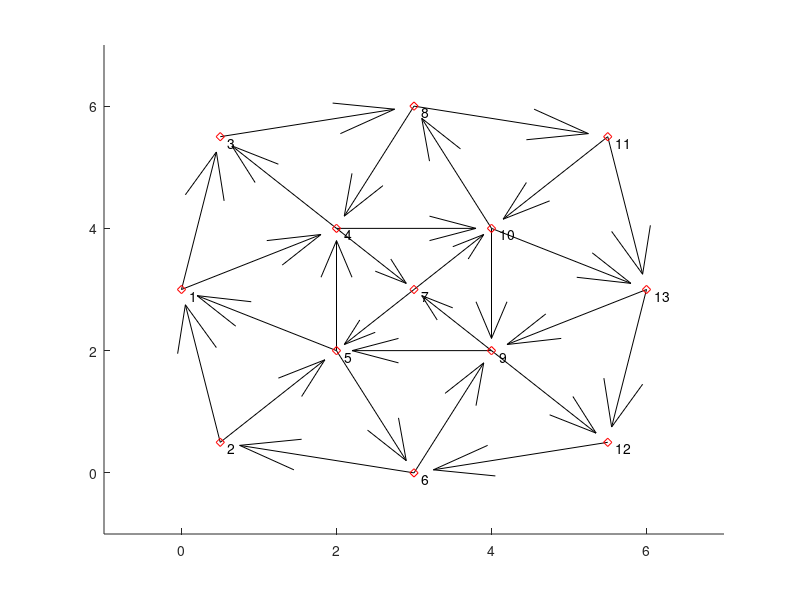

The MATLAB script that drew this image:
function [xi,yi,i1,i2,ni,nb,ux,uy,L] = plotroad()
%
% xi(i), yi(i) = coordinates of intersection i
xi = [0 .5  .5 2 2 3 3 3 4 4 5.5 5.5 6 ];
yi = [3 .5 5.5 4 2 0 3 6 2 4 5.5 .5 3 ];

% i1(b), i2(b) = indices of intersections connected by block b, ordered by
% the direction traffic flow
% i1 = [1 3 8  11 13 12 6 2 2 5 1 3 4 11 10 12 9 8 13 6 5 7 4 9 9 7 4 10];
% i2 = [3 8 11 13 12 6  2 1 5 6 5 4 1 10 8 9 13  4 10 9 4 5 7 5 7 10 10 9];

i1 = [1 3 8  11 13 12 6 2 2 5 5 4 1 11 10 9 13 8 10 6 5 7 4 9 9 7 4 10];
i2 = [3 8 11 13 12 6  2 1 5 6 1 3 4 10 8 12 9  4 13 9 4 5 7 5 7 10 10 9];
ni = length(xi);  % ni = # of intersections
nb = length(i1);  % nb = # of blocks
% Geometric information
% L(b) = length of block b
% (ux(b), uy(b)) = unit vector along block b in direction of traffic flow
% Given xi, yi, we can find L, ux, uy as follows:
ux = xi(i2)-xi(i1);
uy = yi(i2)-yi(i1);
L = sqrt(ux.^2+uy.^2);
ux = ux./L;
uy = uy./L;
%
hold on
axis([min(xi)-1 max(xi)+1 min(yi)-1 max(yi)+1])
% 
for b = 1:nb

    ux1 = xi(i2(b))-xi(i1(b));
    uy1 = yi(i2(b))-yi(i1(b));
    quiver(xi(i1(b)),yi(i1(b)),ux1,uy1,'k')
    xt = (xi(i1(b)) + xi(i2(b)))/2;
    yt = (yi(i1(b)) + yi(i2(b)))/2;
    str = ['(',num2str(b),')'];
    %text(xt,yt,str)
end

for i = 1:ni
    % change to string
   str = num2str(i);
   plot(xi(i),yi(i),'rd')
   %location of text
   xt = xi(i)+0.1;
   yt = yi(i)-0.1;
   % text the interesection
   text(xt,yt,str)
end

hold off
end
